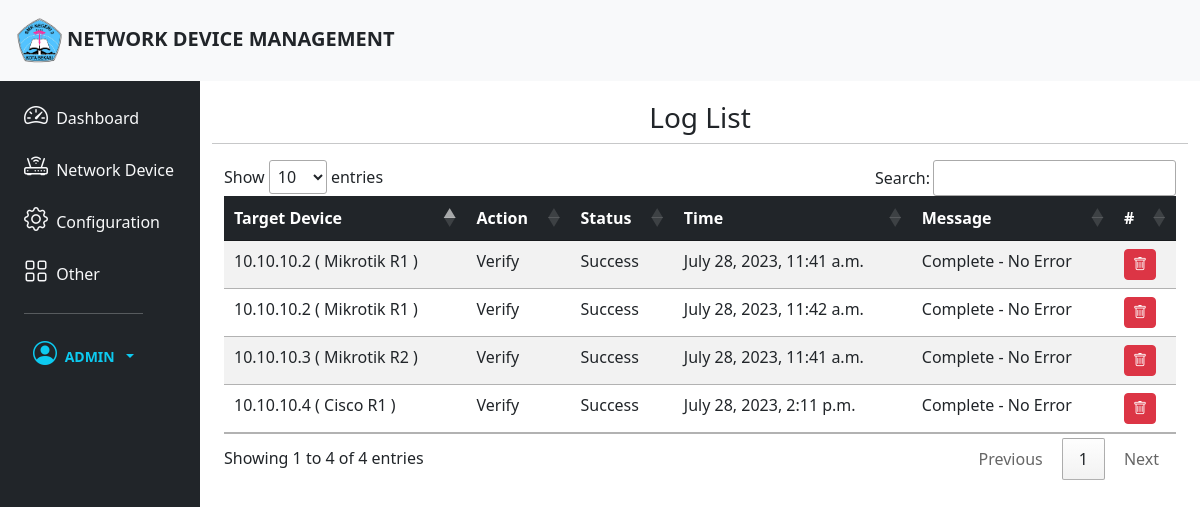
Before: /log/ (signed in) with the older database file.
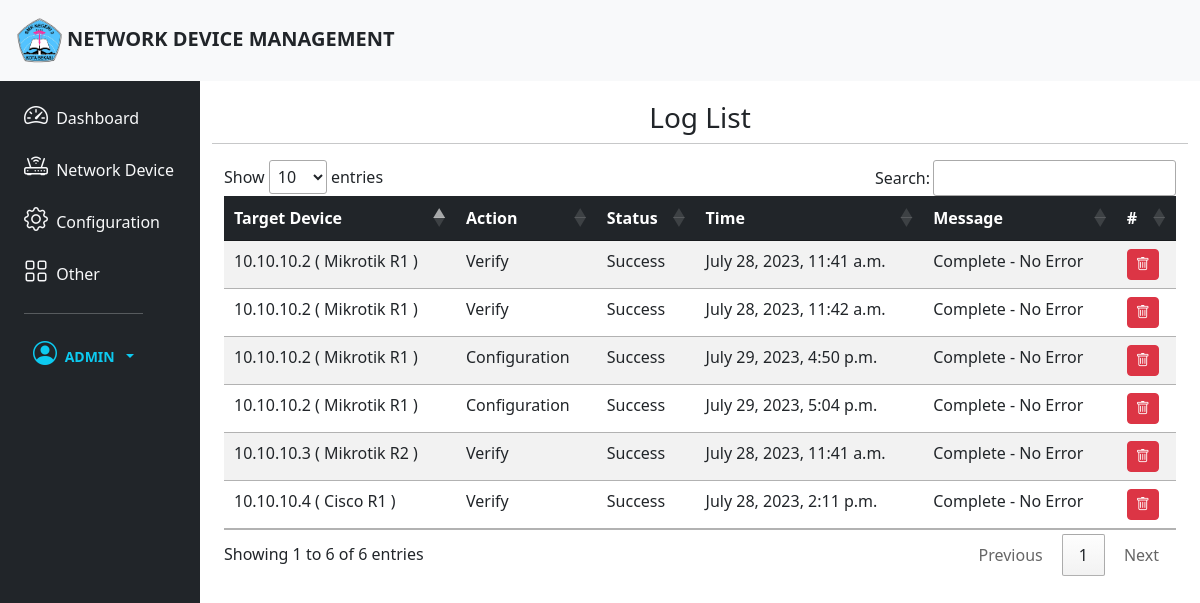
After: the same page with the newer database file.
### NetworkManager/models.py (models this page shows, shortened)
class Log(models.Model):
    target = models.CharField(max_length=255)
    action = models.CharField(max_length=255)
    status = models.CharField(max_length=255)
    time = models.DateTimeField(null=True)
    message = models.CharField(max_length=255, blank=True)

### NetworkManager/views.py (the view)
# urls.py: path('log/',views.log, name = 'log'),
@login_required
def log(request):
    logs = Log.objects.all()
    context = {
            'logs': logs
        }
    return render(request, 'log.html', context)

### templates/log.html
{% extends 'base.html' %}
{% block content %}
<div class="col py-1">
    <div class="container">
        <div class="row">
            <h3 class="text-center mt-3">Log List</h3>
            <hr>
            <div class="table-responsive">
                <table class="table table-striped table-hover" id="responsive-table">
                    <thead>
                        <tr class="table-dark">
                            <th scope="col">Target Device</th>
                            <th scope="col">Action</th>
                            <th scope="col">Status</th>
                            <th scope="col">Time</th>
                            <th scope="col">Message</th>
                            <th scope="col">#</th>
                        </tr>
                    </thead>
                    <tbody class="table-group-divider">
                        {% for log in logs %}
                        <tr>
                            <td>{{log.target}}</td>
                            <td>{{log.action}}</td>
                            <td>{{log.status}}</td>
                            <td>{{log.time}}</td>
                            <td>{{log.message}}</td>
                            <td><a href="/admin/NetworkManager/log/{{log.id}}/delete" class="d-none d-sm-inline-block btn btn-sm btn-danger"><i class="bi bi-trash text-white"></i></a></td>
                        </tr>
                        {% endfor %}
                    </tbody>
                </table>
            </div>
        </div>
    </div>
</div>
{% endblock content %}

Changed rows visible on the page:
added Log: target "10.10.10.2 ( Mikrotik R1 )", action "Configuration", status "Success", time "July 29, 2023, 4:50 p.m.", message "Complete - No Error"
added Log: target "10.10.10.2 ( Mikrotik R1 )", action "Configuration", status "Success", time "July 29, 2023, 5:04 p.m.", message "Complete - No Error"
Other visible differences:
text written by a page script: "Show entries Search: Showing 1 to 4 of 4 entries Previous 1 Next" → "Show entries Search: Showing 1 to 6 of 6 entries Previous 1 Next"
